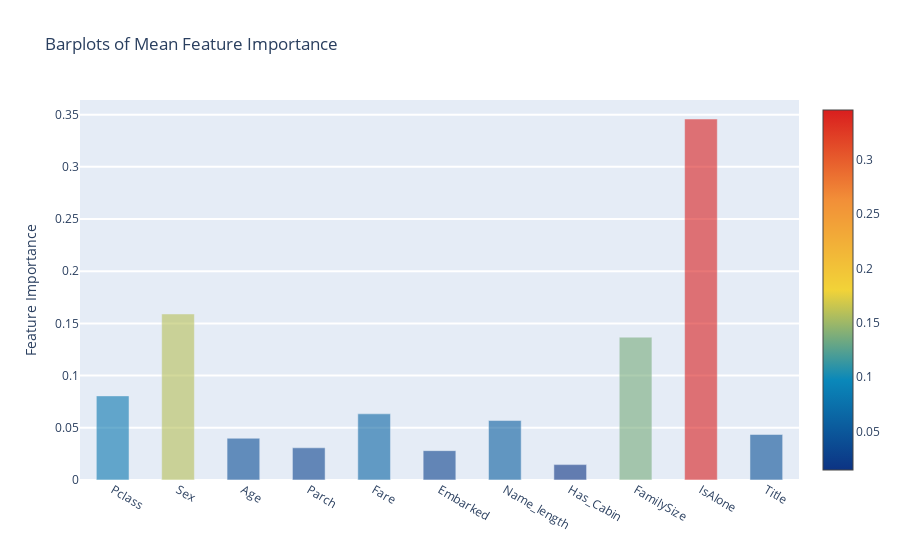

Notebook code cell kept with this figure:
### Code cell
y = feature_dataframe['mean'].values
x = feature_dataframe['features'].values

data = [go.Bar(
x = x, y = y, width = 0.5, marker = dict(color = feature_dataframe['mean'].values,
                                        colorscale = 'Portland',
                                        showscale = True,
                                        reversescale = False),
opacity = 0.6)] #reversescale -> 이게 true면 color를 역순으로 채우기, opacity : 투명 정도

layout= go.Layout(
    autosize= True,
    title= 'Barplots of Mean Feature Importance',
    hovermode= 'closest',
#     xaxis= dict(
#         title= 'Pop',
#         ticklen= 5,
#         zeroline= False,
#         gridwidth= 2,
#     ),
    yaxis=dict(
        title= 'Feature Importance',
        ticklen= 5,
        gridwidth= 2
    ),
    showlegend= False
)
fig = go.Figure(data=data, layout=layout)
py.iplot(fig, filename='bar-direct-labels')
#ticklen : ticklabel의 길이

### Figure 1 — Plotly figure (JSON) as saved in the notebook; plotly's stock layout.template omitted (floating-point values rounded to 4 significant figures)
{"data": [{"marker": {"color": [0.08059, 0.1591, 0.04, 0.03084, 0.06338, 0.02812, 0.05698, 0.01473, 0.1368, 0.3458, 0.04361], "colorscale": [[0.0, "rgb(12,51,131)"], [0.25, "rgb(10,136,186)"], [0.5, "rgb(242,211,56)"], [0.75, "rgb(242,143,56)"], [1.0, "rgb(217,30,30)"]], "reversescale": false, "showscale": true}, "opacity": 0.6, "type": "bar", "width": 0.5, "x": ["Pclass", "Sex", "Age", "Parch", "Fare", "Embarked", "Name_length", "Has_Cabin", "FamilySize", "IsAlone", "Title"], "y": [0.08059, 0.1591, 0.04, 0.03084, 0.06338, 0.02812, 0.05698, 0.01473, 0.1368, 0.3458, 0.04361]}], "layout": {"autosize": true, "hovermode": "closest", "showlegend": false, "title": {"text": "Barplots of Mean Feature Importance"}, "yaxis": {"gridwidth": 2, "ticklen": 5, "title": {"text": "Feature Importance"}}}}
